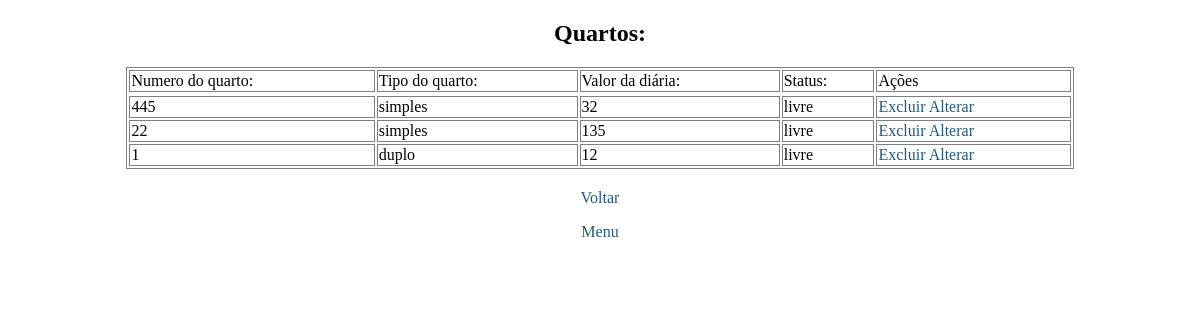
Screenshot of /listaQuartos.php with the database file from the repository.
### tables this page shows
CREATE TABLE `quartos` (
  `id` int(11) NOT NULL,
  `numPorta` varchar(20) NOT NULL,
  `tipoQuarto` varchar(20) NOT NULL,
  `valorDiaria` int(10) NOT NULL,
  `status` varchar(20) NOT NULL,
  `reg_datahora` datetime NOT NULL,
  `alt_datahora` datetime NOT NULL
);

### listaQuartos.php (the view, shortened to what this page needs)
<?php
	require_once('conexao.php');
?>
<!DOCTYPE html>
<html lang="pt-br">
<head>
    <link rel="stylesheet" href="css/listaStyle.css">
</head>
<body>
    <h2>Quartos:</h2>
    <table><tr>
        <td><label for="numPorta">Numero do quarto:</label></td>
        <td><label for="tipoQuarto">Tipo do quarto:</label></td>
        <td><label for="valorDiaria">Valor da diária:</label></td>
        <td><label for="status">Status:</label></td>
        <td><label for="acoes">Ações</label></td>
    </tr>
    <tr>
	<?php
		$sql = "select id, numPorta, tipoQuarto, valorDiaria, status from quartos ";
			$resultado = mysqli_query($conexao, $sql);
			while($dados = mysqli_fetch_array($resultado)){
				echo '<tr><td>'.$dados['numPorta'].'</td>
					<td>'.$dados['tipoQuarto'].'</td>
					<td>'.$dados['valorDiaria'].'</td>
					<td>'.$dados['status'].'</td>
					<td>
						<a href="excluirQuartos.php?id='.$dados['id'].'">Excluir</a>
						<a href="formQuartos.php?id='.$dados['id'].'">Alterar</a>
					</td></tr>';
			}
		?>
    </tr></table>
    <p> <a href="formQuartos.php">Voltar</a></p>
	<p> <a href="index.php">Menu</a></p>
</body>
</html>

### css/listaStyle.css (style rules this page uses)
h2 { text-align: center; }
table { border: 1px solid gray; width: 80%; margin: 20px auto; }
td { border: 1px solid gray; border-collapse: collapse; }
p { text-align: center; }
a { text-decoration: none; color: #235a81; }

### rows the page displays
quartos: numPorta "445", tipoQuarto "simples", valorDiaria "32", status "livre"
quartos: numPorta "22", tipoQuarto "simples", valorDiaria "135", status "livre"
quartos: numPorta "1", tipoQuarto "duplo", valorDiaria "12", status "livre"
